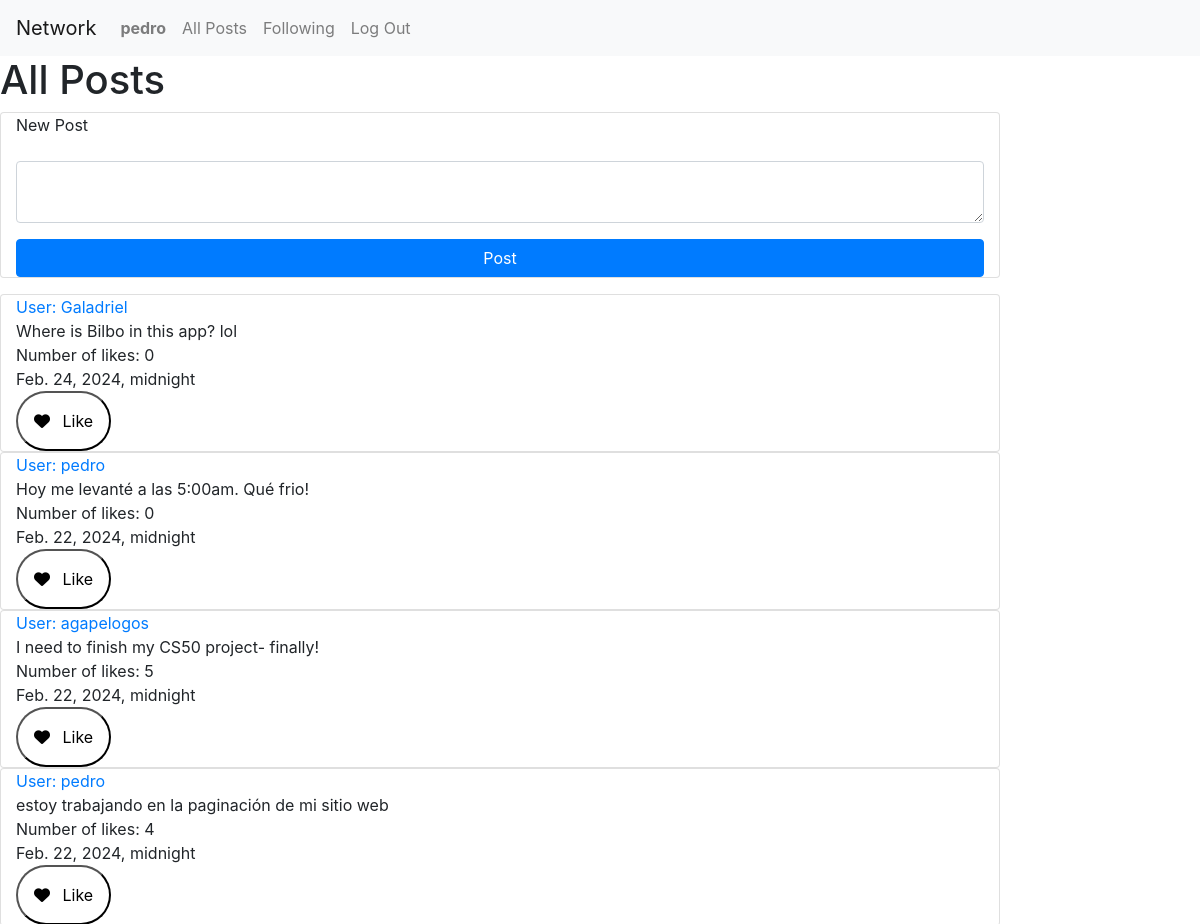
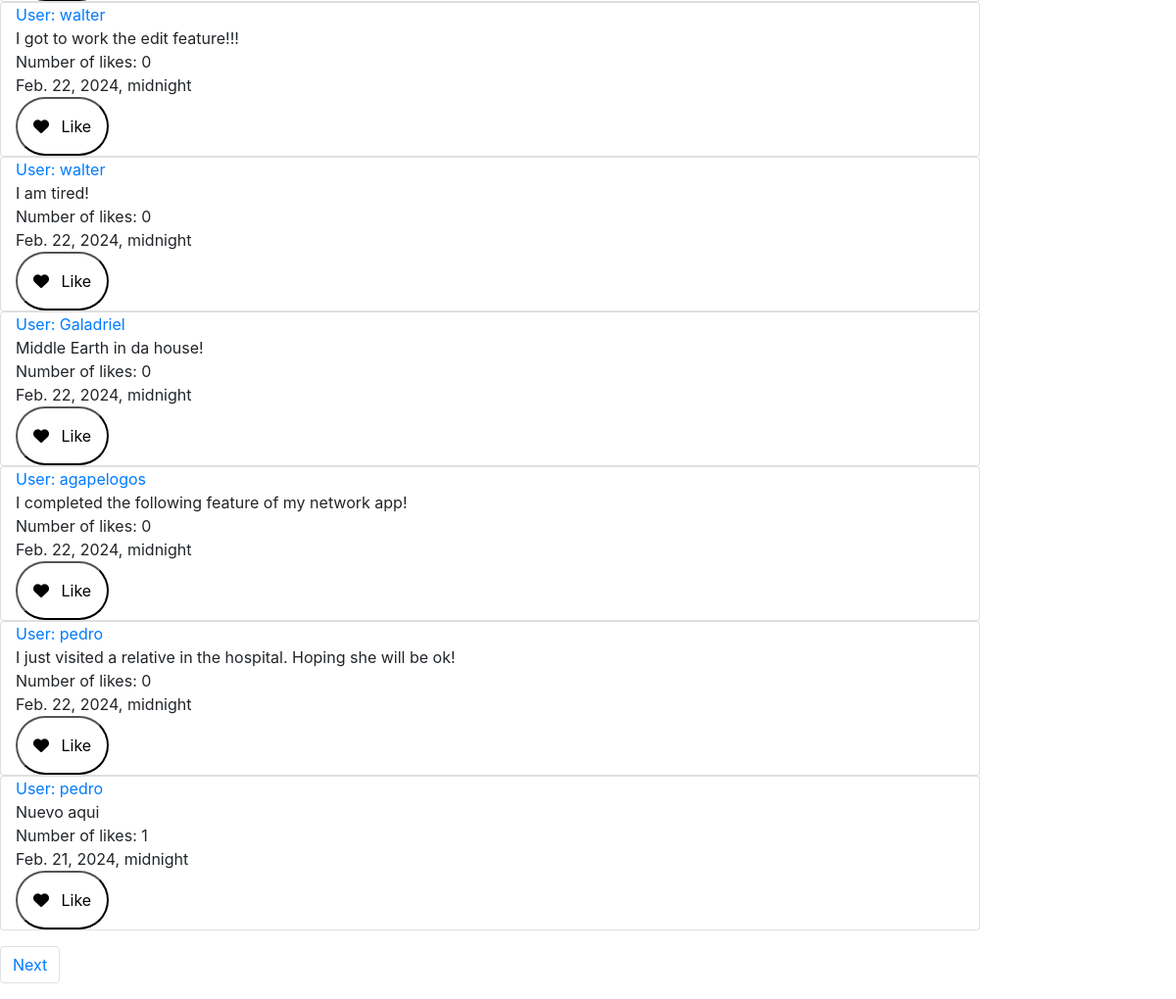
Before: / (signed in) with the older database file (2 pictures, top to bottom).
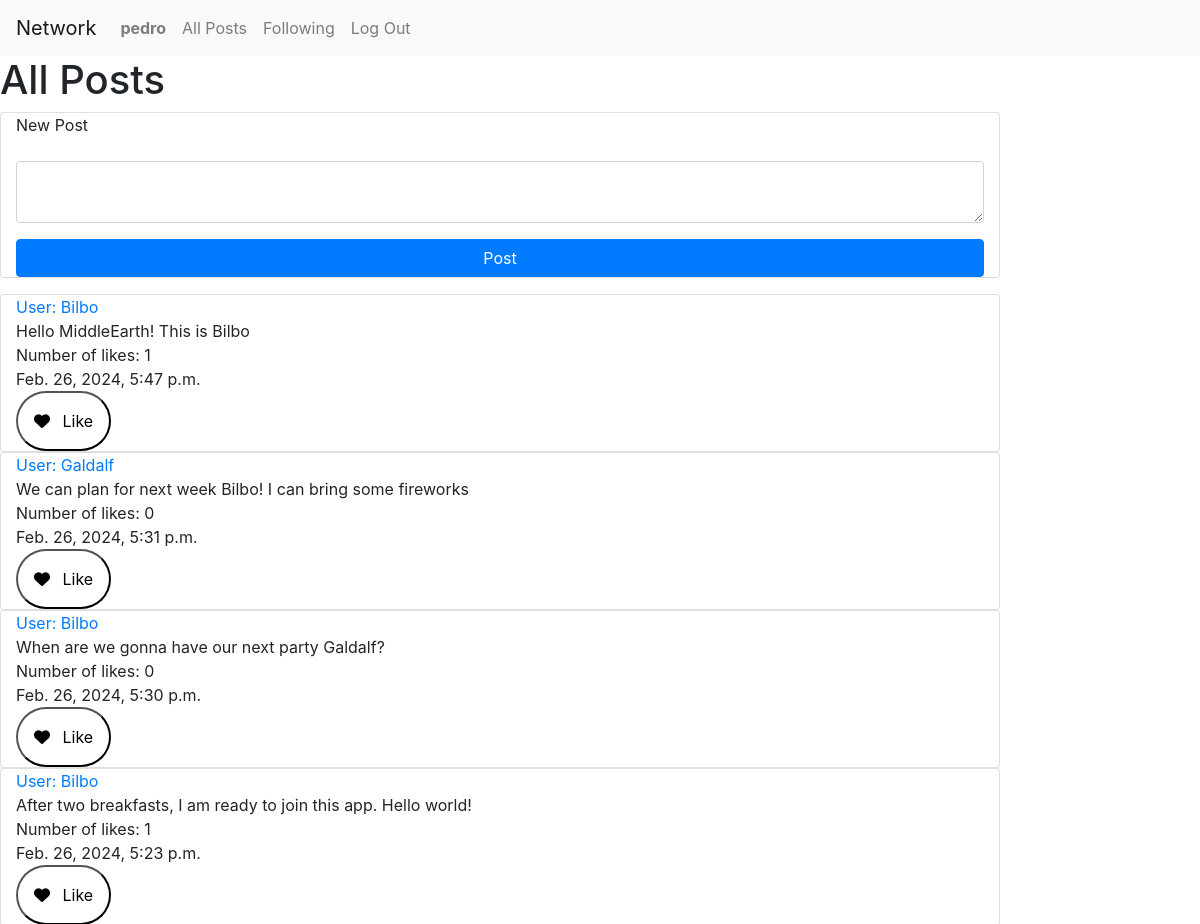
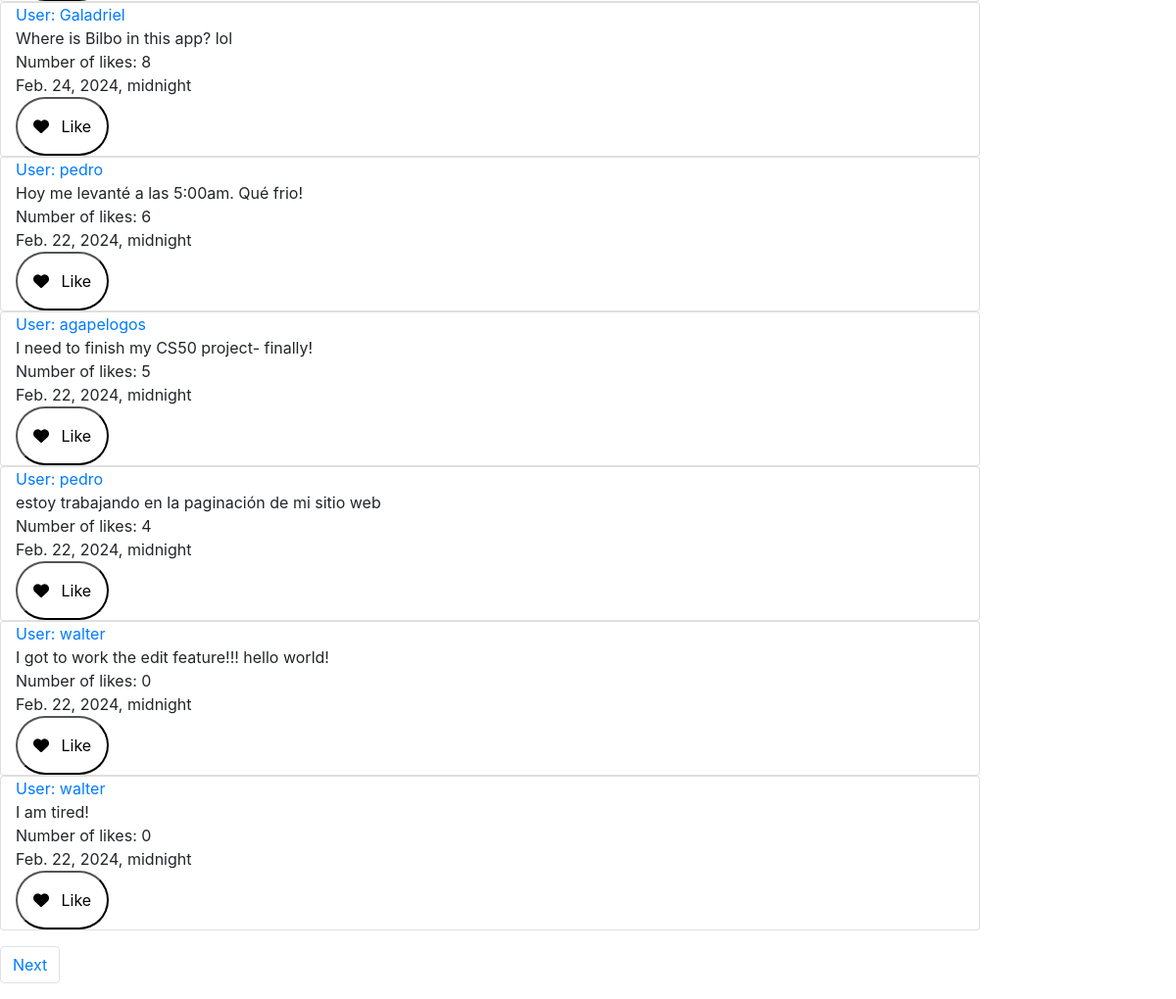
After: the same page with the newer database file (2 pictures, top to bottom).
### network/models.py (models this page shows, shortened)
class Post(models.Model):
    user = models.ForeignKey(User, on_delete=models.CASCADE, blank=True, null=True, related_name="poster")
    post = models.CharField(max_length=64)
    date = models.DateTimeField()
    likes = models.IntegerField(default=0)
    liked = models.BooleanField(default=False)

class User(AbstractUser):
    pass
    def __str__(self):
        return self.username

### network/views.py (the view)
# urls.py: path("", views.index, name="index"),
def index(request):
    if request.user.is_authenticated:
        posts = Post.objects.all().order_by("-date")
        paginator = Paginator(posts, 10) #show 2 posts per page
        page_number = request.GET.get('page')
        page_obj = paginator.get_page(page_number)
        return render(request, "network/index.html", {
            "page_obj": page_obj,
        })
    else:
        return render(request, "network/index.html")

### network/templates/network/index.html (shortened to what this page needs)
{% extends "network/layout.html" %}
{% block body %}
{% if user.is_authenticated %}
    <h1> All Posts</h1>
    <div>
        <form action="{% url 'new_post' %}" method="post">
            <div class="mb-3 card col-10">
                <div class="mb-3">
                    <label for="post" class="form-label">New Post</label>
                </div>
                <div class="mb-3">
                    <textarea class="form-control" name="text-compose" rows="2"></textarea>
                </div>
                <input class="btn btn-primary" type="submit" value="Post">
            </div>
        </form>
        <div class="mb-3">
            {% for post in page_obj %}
            <div class="card col-10">
                <div><a id="users" class="" href="{% url 'profile' user_id=post.user.id %}"> User: {{ post.user }}</a></div>
                <div id="contentIndexPost">{{ post.post }}</div>
                <div id="countLike_{{post.id}}" class="color">Number of likes: {{post.likes}}</div>
                <div>{{ post.date }}</div>
                <div id="likeButton_{{post.id}}">
                    <button class="button button-like" onclick="likePost({{post.id}})">
                        <i class="fa fa-heart"></i>
                        <span>Like</span>
                    </button>
                </div>
            </div>
            {% endfor %}
        </div>
    </div>
    <div>
        <nav aria-label="Page navigation example">
            <ul class="pagination">
                {% if page_obj.has_next %}
                <li class="page-item"><a class="page-link" href="?page={{ page_obj.next_page_number }}">Next</a></li>
                {% endif %}
            </ul>
          </nav>
    </div>
{% else %}
<div class="mb-3">
    <h1>Log in or register to be able to see posts and post!</h1>
</div>
{% endif %}
{% endblock %}

Changed rows visible on the page:
no longer on this page (row edited): Post: user "Galadriel", post "Middle Earth in da house!", likes "0", date "Feb. 22, 2024, midnight"
no longer on this page (row unchanged): Post: user "agapelogos", post "I completed the following feature of my network app!", likes "0", date "Feb. 22, 2024, midnight"
no longer on this page (row edited): Post: user "pedro", post "I just visited a relative in the hospital. Hoping she will be ok!", likes "0", date "Feb. 22, 2024, midnight"
no longer on this page (row unchanged): Post: user "pedro", post "Nuevo aqui", likes "1", date "Feb. 21, 2024, midnight"
added Post: user "Bilbo", post "Hello MiddleEarth! This is Bilbo", likes "1", date "Feb. 26, 2024, 5:47 p.m."
added Post: user "Galdalf", post "We can plan for next week Bilbo! I can bring some fireworks", likes "0", date "Feb. 26, 2024, 5:31 p.m."
added Post: user "Bilbo", post "When are we gonna have our next party Galdalf?", likes "0", date "Feb. 26, 2024, 5:30 p.m."
added Post: user "Bilbo", post "After two breakfasts, I am ready to join this app. Hello world!", likes "1", date "Feb. 26, 2024, 5:23 p.m."
changed Post "Where is Bilbo in this app? lol": likes "0" → "8"
changed Post "Hoy me levanté a las 5:00am. Qué frio!": likes "0" → "6"
changed Post: post "I got to work the edit feature!!!" → "I got to work the edit feature!!! hello world!"
